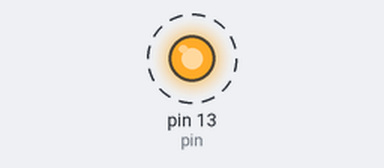
Simulated run of this sketch. Board: Arduino Uno, built with avr-gcc and run on an emulated ATmega328P. On the bench: output pins drawn as LEDs (lit = HIGH). Dashed ring = blinking.

Above: at 0.05 s.
Timing chart, 0 to 3.0 s (numbered marks = the images above):
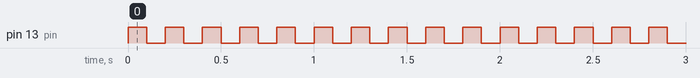

The sketch:

blink.ino
```cpp
int pin = 13;
int blink_delay1 = 900;
int blink_delay2 = 100;

void setup() {
  pinMode(pin, OUTPUT);
}

void loop() {
  digitalWrite(pin, HIGH);
  delay(blink_delay2);
  digitalWrite(pin, LOW);
  delay(blink_delay2);
}
```

Measured:
- by itself, pin 13 (pin): alternates HIGH for 0.10 s and LOW for 0.10 s
